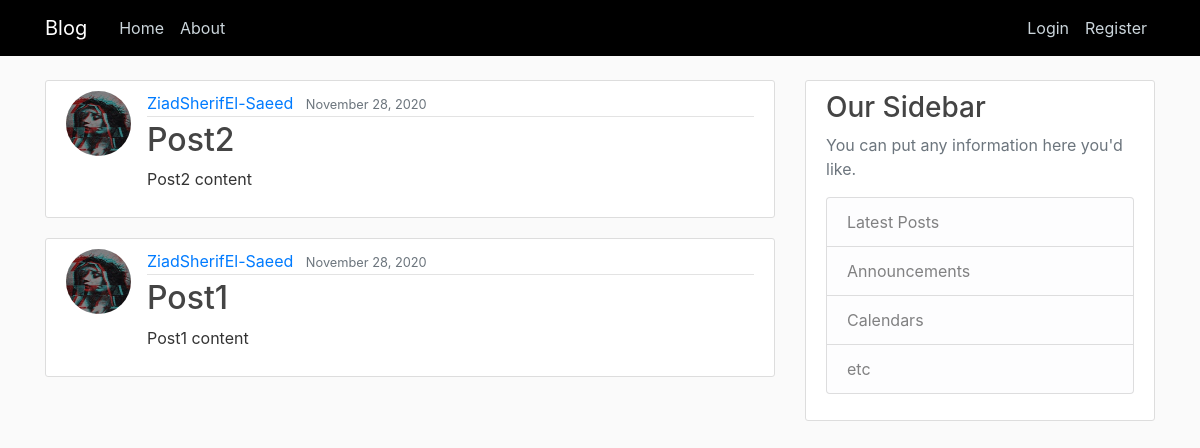
The page / on the database its author committed.
### blog/models.py (models this page shows, shortened)
class Post(models.Model):
    title = models.CharField(max_length=100)
    content = models.TextField()
    date_posted = models.DateTimeField(default=timezone.now)
    author = models.ForeignKey(User, on_delete=models.CASCADE)

### users/models.py (models this page shows, shortened)
class Profile(models.Model):
    user = models.OneToOneField(User, on_delete=models.CASCADE)
    image = models.ImageField(default='profile_pics/default.jpg', upload_to='profile_pics')

### blog/views.py (the view)
# urls.py: path('', PostListView.as_view(), name='blog-home'),
class PostListView(ListView):
    model = Post
    template_name = 'blog/home.html'
    context_object_name = 'posts'
    ordering = ['-date_posted']

### blog/templates/blog/home.html
{% extends "blog/base.html" %}
{% block content %}
    {% for post in posts %}
    <article class="media content-section">
      <a href="#"><img src="{{ post.author.profile.image.url }}" class="rounded-circle article-img"></a>
        <div class="media-body">
          <div class="article-metadata">
            <a class="mr-2" href="#">{{ post.author }}</a>
            <small class="text-muted">{{ post.date_posted|date:"F d, Y" }}</small>
          </div>
          <h2><a class="article-title" href="{% url 'post-detail' post.id %}">{{ post.title }}</a></h2>
          <p class="article-content">{{ post.content }}</p>
        </div>
    </article>
    {% endfor %}
{% endblock content %}

### blog/static/blog/main.css (style rules this page uses)
body { background: #fafafa; color: #333333; margin-top: 5rem; }
h1, h2, h3, h4, h5, h6 { color: #444444; }
.content-section { background: #ffffff; padding: 10px 20px; border: 1px solid #dddddd; border-radius: 3px; margin-bottom: 20px; }
.article-title { color: #444444; }
.article-content { white-space: pre-line; }
.article-img { height: 65px; width: 65px; margin-right: 16px; }
.article-metadata { padding-bottom: 1px; margin-bottom: 4px; border-bottom: 1px solid #e3e3e3 }

### rows shown on the page
Post: author.profile.image (picture), author "ZiadSherifEl-Saeed", date_posted "November 28, 2020", title "Post2", content "Post2 content"
Post: author.profile.image (picture), author "ZiadSherifEl-Saeed", date_posted "November 28, 2020", title "Post1", content "Post1 content"
